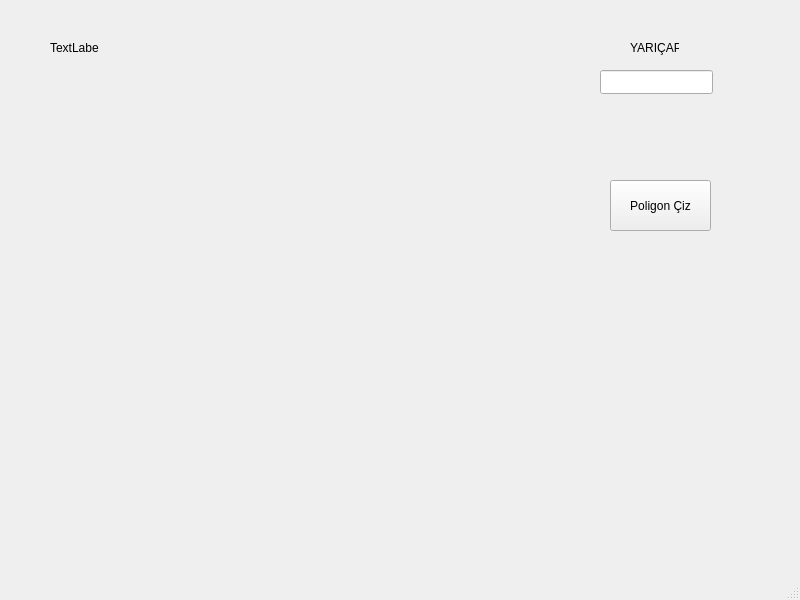
<?xml version="1.0" encoding="UTF-8"?>
<ui version="4.0">
 <class>MainWindow</class>
 <widget class="QMainWindow" name="MainWindow">
  <property name="geometry">
   <rect>
    <x>0</x>
    <y>0</y>
    <width>800</width>
    <height>600</height>
   </rect>
  </property>
  <property name="windowTitle">
   <string>MainWindow</string>
  </property>
  <widget class="QWidget" name="centralwidget">
   <widget class="QLabel" name="label">
    <property name="geometry">
     <rect>
      <x>50</x>
      <y>40</y>
      <width>49</width>
      <height>16</height>
     </rect>
    </property>
    <property name="text">
     <string>TextLabel</string>
    </property>
   </widget>
   <widget class="QLabel" name="label_2">
    <property name="geometry">
     <rect>
      <x>630</x>
      <y>40</y>
      <width>49</width>
      <height>16</height>
     </rect>
    </property>
    <property name="text">
     <string>YARIÇAP</string>
    </property>
   </widget>
   <widget class="QLineEdit" name="lineEdit">
    <property name="geometry">
     <rect>
      <x>600</x>
      <y>70</y>
      <width>113</width>
      <height>24</height>
     </rect>
    </property>
   </widget>
   <widget class="QPushButton" name="pushButton">
    <property name="geometry">
     <rect>
      <x>610</x>
      <y>180</y>
      <width>101</width>
      <height>51</height>
     </rect>
    </property>
    <property name="text">
     <string>Poligon Çiz</string>
    </property>
   </widget>
  </widget>
  <widget class="QMenuBar" name="menubar">
   <property name="geometry">
    <rect>
     <x>0</x>
     <y>0</y>
     <width>800</width>
     <height>21</height>
    </rect>
   </property>
  </widget>
  <widget class="QStatusBar" name="statusbar"/>
 </widget>
 <resources/>
 <connections/>
</ui>
